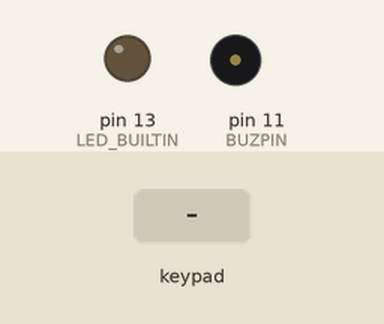
Simulated run of this sketch. Board: Arduino Uno, built with avr-gcc and run on an emulated ATmega328P. Parts: output pins drawn as LEDs (lit = HIGH), buzzer (waves = sounding). Dashed ring = blinking. The inputs (shaded band) are chosen by the test bench. What the sketch prints to the serial monitor is not drawn.

Above: at 1.2 s.
1.3 s: keypad keys 1 2 3 4 pressed 0.4 s apart
At 1.41 s:
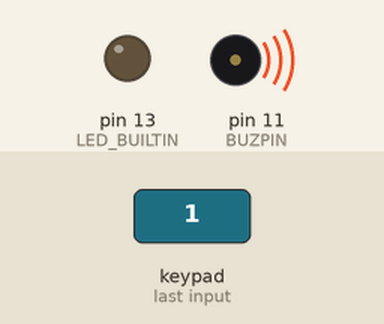
4.4 s: keypad keys A C 1 2 # pressed 0.4 s apart
At 6.25 s:
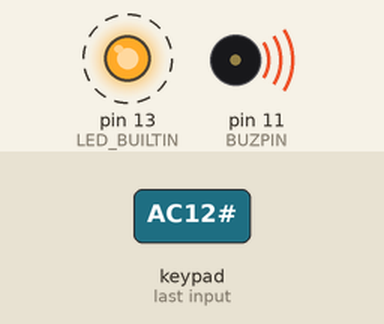
8.3 s: key 'A' pressed
At 9.5 s:
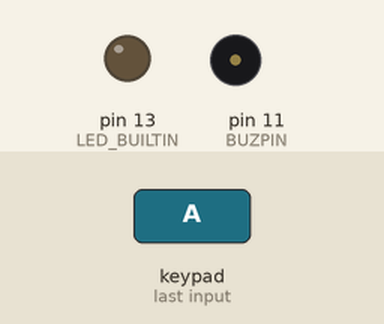
9.8 s: key 'B' pressed
At 10.7 s:
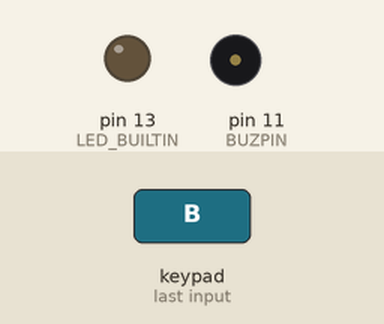
11.3 s: key '*' pressed
At 12.1 s:
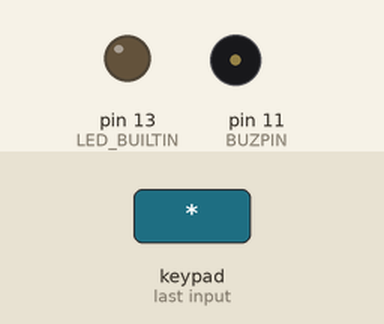
12.8 s: keypad keys 1 2 3 4 # pressed 0.4 s apart
At 14.25 s:
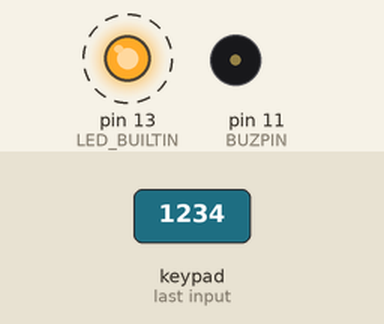
Timing chart, 0 to 17.5 s (numbered marks = the images above; inputs shaded):
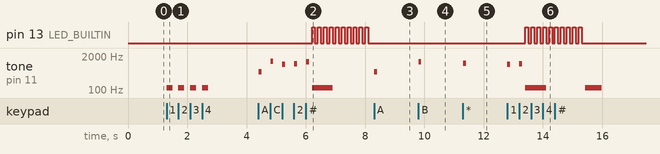

The sketch:

keypad.ino
```cpp
/*
# INSTRUCTIONS
Keypad 4x4:
- Connect rows with pins 9-6
- Connect cols with pins 5-2

Passive buzzer:
- Connect postive with pin 11
- Connect negative with the ground GND
*/

#include <Keypad.h>
#include <pitches.h>

//Define passive buzzer and tones
#define BUZPIN 11
#define KEYDUR 100
#define TONECOR NOTE_B4
#define TONEINCOR NOTE_B2

//Define keys on keypad and init
#define ROWS 4
#define COLS 4

char keys[ROWS][COLS] = {
    {'1', '2', '3', 'A'},
    {'4', '5', '6', 'B'},
    {'7', '8', '9', 'C'},
    {'*', '0', '#', 'D'}};
byte rowPins[ROWS] = {9, 8, 7, 6};
byte colPins[COLS] = {5, 4, 3, 2};

Keypad keypad = Keypad(makeKeymap(keys), rowPins, colPins, ROWS, COLS);

//Password per user
String pass[4] = {"1234", "AC12", "432A", "65CD"};
String passAttempt = "";

char user;

void setup()
{
    pinMode(LED_BUILTIN, OUTPUT);
    digitalWrite(LED_BUILTIN, LOW);
    Serial.begin(9600);

    int count = 0;
}

void loop()
{
    //input
    user = readUser();
    readPass(user, &passAttempt);

    //test
    pass[(int)user - 65] == passAttempt ? correct() : incorrect();
}

void incorrect()
{
    delay(KEYDUR*2);
    Serial.print("\nIncorrect password!\n");
    tone(BUZPIN, TONEINCOR, 700);
    for (int i = 0; i < 10; i++)
    {
        digitalWrite(LED_BUILTIN, HIGH);
        delay(100);
        digitalWrite(LED_BUILTIN, LOW);
        delay(100);
    }
}

void correct()
{
    delay(KEYDUR*2);
    Serial.print("\nCorrect password, access granted!\n");

    for (int i = 0; i < 3; i++)
    {
        digitalWrite(LED_BUILTIN, HIGH);
        tone(BUZPIN, TONECOR, 300);
        delay(300);
        digitalWrite(LED_BUILTIN, LOW);
        delay(100);
    }
}

char readUser()
{
    char key;

    do
    {
        Serial.print("Pick a user (A, B, C or D): ");
        key = keypad.waitForKey();
        Serial.print(key);

        if (!(key >= 'A' && key <= 'D'))
        {
            Serial.print("\nNot a user! Try again.\n");
            tone(BUZPIN, TONEINCOR, KEYDUR*2);
        }
    } while (!(key >= 'A' && key <= 'D'));

    tone(BUZPIN, TONECOR, KEYDUR);

    return key;
}

void readPass(char User, String *attempt)
{
    char key;
    *attempt = "";

    Serial.print("\nEnter password for user ");
    Serial.print(User);
    Serial.print(": ");

    while (attempt->length() != pass[(int)User - 65].length())
    {
        key = keypad.waitForKey();
        toneKeypad(key);
        *attempt += key;
        Serial.print(key);
    }
}

void toneKeypad(char ch)
{
    //Long switch, could be better with array and such bla bla
    switch (ch)
    {
        case '1':
        tone(BUZPIN, 953, KEYDUR);
        break;
        case '2':
        tone(BUZPIN, 1016, KEYDUR);
        break;
        case '3':
        tone(BUZPIN, 1087, KEYDUR);
        break;
        case '4':
        tone(BUZPIN, 990, KEYDUR);
        break;
        case '5':
        tone(BUZPIN, 1053, KEYDUR);
        break;
        case '6':
        tone(BUZPIN, 1124, KEYDUR);
        break;
        case '7':
        tone(BUZPIN, 1031, KEYDUR);
        break;
        case '8':
        tone(BUZPIN, 1094, KEYDUR);
        break;
        case '9':
        tone(BUZPIN, 1165, KEYDUR);
        break;
        case '0':
        tone(BUZPIN, 1139, KEYDUR);
        break;
        case 'A':
        tone(BUZPIN, 1165, KEYDUR);
        break;
        case 'B':
        tone(BUZPIN, 1202, KEYDUR);
        break;
        case 'C':
        tone(BUZPIN, 1243, KEYDUR);
        break;
        case 'D':
        tone(BUZPIN, 1633, KEYDUR);
        break;
        case '*':
        tone(BUZPIN, 1075, KEYDUR);
        break;
        case '#':
        tone(BUZPIN, 1209, KEYDUR);
        break;
    }
}
```

Measured:
- after the input at 1.3 s, tone on pin 11 (BUZPIN): alternates 123 Hz for 0.20 s and silent for 0.20 s, 8 changes in all, then stays silent, starting at once
- after the input at 4.4 s, pin 13 (LED_BUILTIN): alternates HIGH for 0.10 s and LOW for 0.10 s, starting after 1.8 s; tone on pin 11 (BUZPIN): plays 494 Hz for 0.10 s, 1243 Hz for 0.10 s, 953 Hz for 0.10 s, 1016 Hz for 0.10 s, 1209 Hz for 0.10 s, 123 Hz for 0.70 s, starting at once
- after the input at 8.3 s, tone on pin 11 (BUZPIN): silent → 494 Hz at once, → silent 0.10 s later
- after the input at 9.8 s, tone on pin 11 (BUZPIN): silent → 1202 Hz at once, → silent 0.10 s later
- after the input at 11.3 s, tone on pin 11 (BUZPIN): silent → 1075 Hz at once, → silent 0.10 s later
- after the input at 12.8 s, pin 13 (LED_BUILTIN): alternates HIGH for 0.10 s and LOW for 0.10 s, 20 changes in all, then stays LOW, starting after 0.61 s; tone on pin 11 (BUZPIN): plays 953 Hz for 0.10 s, 1016 Hz for 0.10 s, 123 Hz for 0.70 s, 123 Hz for 0.55 s, starting at once
